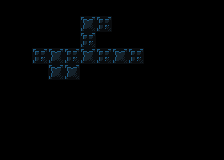

The image is a tile-based game level rendered from a .tmx file. Its description and complete source (layers, tilesets, objects, tile grids) follow:
An orthogonal 14x10 tile map with 16x16 px tiles, 1 tile layer (background) and 32 objects (21x tile, 4x destructible, 2x pickup_bomb, pressure_plate, scene_switching_tile, ...).

<map version="1.4" tiledversion="1.4.3" orientation="orthogonal" renderorder="right-down" width="14" height="10" tilewidth="16" tileheight="16" infinite="0" nextlayerid="6" nextobjectid="116">
 <properties>
  <property name="display_name" value="yoink + bomb" />
  <property name="next_level" value="./data/levels/tmx/L23-BombIntermediate3.tmx" />
  <property name="player_bomb_count" value="0" />
 </properties>
 <tileset firstgid="1" name="newtiledsheet" tilewidth="16" tileheight="16" tilecount="180" columns="9">
  <image source="../../newtiledsheet.png" width="144" height="320" />
  <tile id="0">
   <properties>
    <property name="destructable" value="" />
    <property name="solid" value="1" />
   </properties>
  </tile>
  <tile id="1">
   <properties>
    <property name="destructable" value="" />
    <property name="solid" value="1" />
   </properties>
  </tile>
  <tile id="2">
   <properties>
    <property name="destructable" value="" />
    <property name="solid" value="1" />
   </properties>
  </tile>
  <tile id="3">
   <properties>
    <property name="destructable" value="" />
    <property name="solid" value="1" />
   </properties>
  </tile>
  <tile id="4">
   <properties>
    <property name="destructable" value="" />
    <property name="solid" value="" />
   </properties>
  </tile>
  <tile id="9">
   <properties>
    <property name="destructable" value="" />
    <property name="solid" value="1" />
   </properties>
  </tile>
  <tile id="10">
   <properties>
    <property name="destructable" value="" />
    <property name="solid" value="1" />
   </properties>
  </tile>
  <tile id="11">
   <properties>
    <property name="destructable" value="" />
    <property name="solid" value="1" />
   </properties>
  </tile>
  <tile id="12">
   <properties>
    <property name="destructable" value="" />
    <property name="solid" value="1" />
   </properties>
  </tile>
  <tile id="13">
   <properties>
    <property name="destructable" value="" />
    <property name="solid" value="" />
   </properties>
  </tile>
  <tile id="18">
   <properties>
    <property name="destructable" value="" />
    <property name="solid" value="" />
   </properties>
  </tile>
  <tile id="19">
   <properties>
    <property name="destructable" value="" />
    <property name="solid" value="" />
   </properties>
  </tile>
  <tile id="20">
   <properties>
    <property name="destructable" type="bool" value="true" />
    <property name="solid" value="1" />
   </properties>
  </tile>
  <tile id="27">
   <properties>
    <property name="destructable" value="" />
    <property name="solid" value="1" />
   </properties>
  </tile>
  <tile id="28">
   <properties>
    <property name="destructable" value="" />
    <property name="solid" value="1" />
   </properties>
  </tile>
  <tile id="29">
   <properties>
    <property name="destructable" value="1" />
    <property name="solid" value="1" />
   </properties>
  </tile>
  <tile id="30">
   <properties>
    <property name="destructable" value="" />
    <property name="solid" value="1" />
   </properties>
  </tile>
  <tile id="31">
   <properties>
    <property name="destructable" value="" />
    <property name="solid" value="" />
   </properties>
  </tile>
  <tile id="32">
   <properties>
    <property name="destructable" value="" />
    <property name="solid" value="" />
   </properties>
  </tile>
  <tile id="54">
   <properties>
    <property name="destructable" value="" />
    <property name="solid" value="True" />
   </properties>
  </tile>
  <tile id="58">
   <properties>
    <property name="destructable" value="" />
    <property name="solid" value="" />
   </properties>
  </tile>
 </tileset>
 <layer id="1" name="background" width="14" height="10">
  <data encoding="csv">
27,27,27,27,27,27,27,27,22,22,22,22,22,22,
27,27,27,27,27,20,19,27,22,22,22,22,22,22,
27,27,27,27,27,19,27,27,22,22,22,22,22,22,
27,27,19,20,19,20,19,20,19,22,22,22,22,22,
27,27,27,20,20,27,27,27,22,22,22,22,22,22,
27,27,27,27,27,27,27,27,22,22,22,22,22,22,
27,27,27,27,27,27,27,27,22,22,22,22,22,22,
22,22,22,22,22,27,27,27,22,22,22,22,22,22,
22,22,22,22,22,22,22,27,22,22,22,22,22,22,
22,22,22,22,22,22,22,27,22,22,22,22,22,22
</data>
 </layer>
 <objectgroup id="4" name="objects">
  <object id="83" type="destructible" gid="21" x="80" y="48" width="16" height="16" />
  <object id="84" type="destructible" gid="21" x="80" y="32" width="16" height="16" />
  <object id="85" type="destructible" gid="21" x="96" y="64" width="16" height="16" />
  <object id="86" type="destructible" gid="21" x="112" y="64" width="16" height="16" />
  <object id="88" type="pressure_plate" gid="54" x="112" y="32" width="16" height="16" />
  <object id="89" type="scene_switching_tile" gid="32" x="144" y="64" width="16" height="16">
   <properties>
    <property name="scene" value="./data/levels/tmx/L23-BombIntermediate3.tmx" />
   </properties>
  </object>
  <object id="90" type="pickup_bomb" gid="43" x="48" y="80" width="16" height="16" />
  <object id="91" type="pickup_bomb" gid="43" x="64" y="80" width="16" height="16" />
  <object id="87" type="moveable_tile" gid="45" x="96" y="32" width="16" height="16" />
  <object id="92" type="tile" gid="1" x="32" y="48" width="16" height="16" />
  <object id="93" type="tile" gid="1" x="48" y="48" width="16" height="16" />
  <object id="94" type="tile" gid="1" x="80" y="16" width="16" height="16" />
  <object id="95" type="tile" gid="1" x="96" y="16" width="16" height="16" />
  <object id="96" type="tile" gid="1" x="112" y="16" width="16" height="16" />
  <object id="97" type="tile" gid="1" x="128" y="48" width="16" height="16" />
  <object id="98" type="tile" gid="1" x="144" y="48" width="16" height="16" />
  <object id="99" type="tile" gid="1" x="96" y="48" width="16" height="16" />
  <object id="100" type="tile" gid="1" x="112" y="48" width="16" height="16" />
  <object id="101" type="tile" gid="30" x="64" y="48" width="16" height="16" />
  <object id="102" type="tile" gid="11" x="64" y="32" width="16" height="16" />
  <object id="103" type="tile" gid="10" x="32" y="80" width="16" height="16" />
  <object id="104" type="tile" gid="10" x="48" y="96" width="16" height="16" />
  <object id="105" type="tile" gid="10" x="64" y="96" width="16" height="16" />
  <object id="106" type="tile" gid="10" x="80" y="80" width="16" height="16" />
  <object id="107" type="tile" gid="10" x="96" y="80" width="16" height="16" />
  <object id="108" type="tile" gid="10" x="112" y="80" width="16" height="16" />
  <object id="109" type="tile" gid="10" x="128" y="80" width="16" height="16" />
  <object id="111" type="tile" gid="10" x="144" y="80" width="16" height="16" />
  <object id="112" type="tile" gid="11" x="16" y="64" width="16" height="16" />
  <object id="113" type="actor" gid="46" x="32" y="64" width="16" height="16" />
  <object id="114" type="triggerable" gid="17" x="128" y="64" width="16" height="16" />
  <object id="115" type="tile" gid="2" x="128" y="32" width="16" height="16" />
 </objectgroup>
</map>
